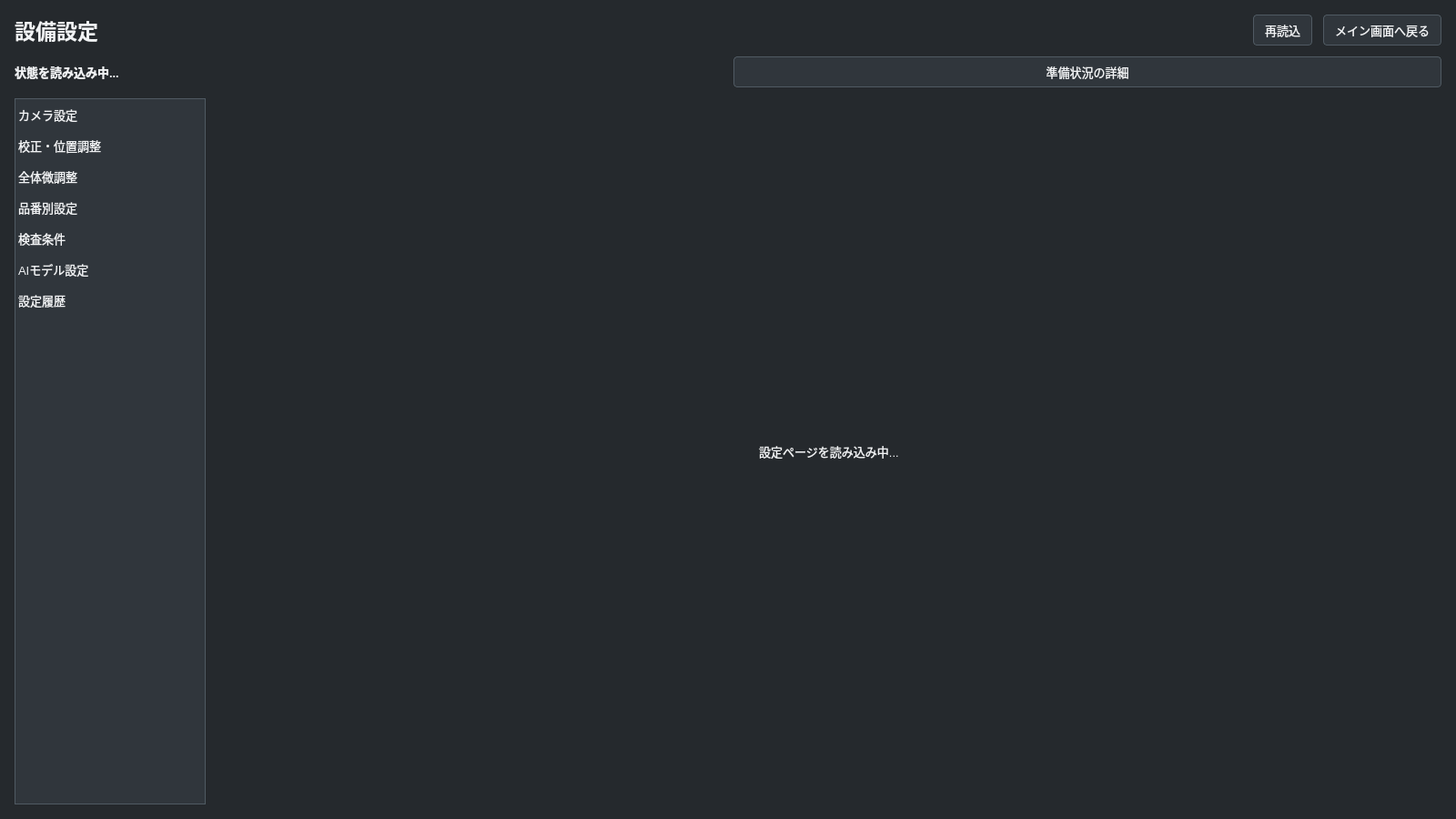
<?xml version="1.0" encoding="UTF-8"?>
<ui version="4.0">
 <class>SettingsMainPage</class>
 <widget class="QWidget" name="SettingsMainPage">
  <property name="geometry">
   <rect>
    <x>0</x>
    <y>0</y>
    <width>1600</width>
    <height>900</height>
   </rect>
  </property>
  <property name="windowTitle">
   <string>設備設定</string>
  </property>
  <property name="styleSheet">
   <string notr="true">QWidget#SettingsMainPage { background-color: #25292d; }
QWidget { color: #f1f3f5; font-size: 10pt; }
QLabel#settingsHeaderLabel { font-size: 17pt; font-weight: bold; }
QLabel#settingsStatusLabel { font-weight: bold; }
QListWidget#settingsNavList { background-color: #30363c; border: 1px solid #505a63; }
QListWidget#settingsNavList::item { padding: 7px 12px; }
QListWidget#settingsNavList::item:selected { background-color: #426b91; }
QPushButton { background-color: #30363c; border: 1px solid #505a63; border-radius: 4px; min-height: 28px; padding: 2px 12px; }
QPushButton#saveCameraSettingsButton, QPushButton#saveFineAdjustmentButton, QPushButton#saveWidgetAdjustmentButton,
QPushButton:hover:enabled { background-color: #426b91; }
QPushButton:focus { border-color: #aab3bc; }
QPushButton:disabled { color: #aab3bc; }
QComboBox, QSpinBox, QDoubleSpinBox, QLineEdit { background-color: #1f2327; min-height: 28px; }
QGroupBox { background-color: #30363c; border: 1px solid #505a63; margin-top: 10px; padding-top: 8px; }
QGroupBox::title { subcontrol-origin: margin; left: 10px; padding: 0 4px; }
QLabel#camera0PreviewLabel, QLabel#camera1PreviewLabel, QLabel#finePreviewLabel, QLabel#widgetFullPreviewLabel, QLabel#widgetCropPreviewLabel {
    background-color: #1f2327; border: 1px solid #505a63; color: #aab3bc; }
QTabWidget::pane, QScrollArea { background-color: #30363c; }
QTabBar::tab { background-color: #30363c; padding: 7px 14px; }
QTabBar::tab:selected { background-color: #426b91; }
QTableWidget, QPlainTextEdit { background-color: #1f2327; alternate-background-color: #30363c; }
QHeaderView::section { background-color: #30363c; color: #f1f3f5; padding: 4px; }
</string>
  </property>
  <layout class="QVBoxLayout" name="settingsRootLayout">
   <property name="spacing"><number>12</number></property>
   <property name="leftMargin"><number>16</number></property>
   <property name="topMargin"><number>16</number></property>
   <property name="rightMargin"><number>16</number></property>
   <property name="bottomMargin"><number>16</number></property>
   <item>
    <layout class="QHBoxLayout" name="settingsHeaderLayout">
     <item>
      <widget class="QLabel" name="settingsHeaderLabel">
       <property name="text">
        <string>設備設定</string>
       </property>
      </widget>
     </item>
     <item>
      <spacer name="settingsHeaderSpacer">
       <property name="orientation">
        <enum>Qt::Horizontal</enum>
       </property>
       <property name="sizeHint" stdset="0">
        <size>
         <width>40</width>
         <height>20</height>
        </size>
       </property>
      </spacer>
     </item>
     <item>
      <widget class="QPushButton" name="reloadSettingsButton">
       <property name="text">
        <string>再読込</string>
       </property>
       <property name="toolTip">
        <string>保存済みの設備設定を読み込み直します</string>
       </property>
      </widget>
     </item>
     <item>
      <widget class="QPushButton" name="backToMainButton">
       <property name="text">
        <string>メイン画面へ戻る</string>
       </property>
      </widget>
     </item>
    </layout>
   </item>
   <item>
    <layout class="QHBoxLayout" name="settingsStatusLayout">
     <item>
      <widget class="QLabel" name="settingsStatusLabel">
       <property name="text"><string>状態を読み込み中...</string></property>
      </widget>
     </item>
     <item>
      <widget class="QPushButton" name="settingsStatusDetailsButton">
       <property name="text"><string>準備状況の詳細</string></property>
      </widget>
     </item>
    </layout>
   </item>
   <item>
    <layout class="QHBoxLayout" name="settingsBodyLayout">
     <property name="spacing"><number>12</number></property>
     <item>
      <widget class="QListWidget" name="settingsNavList">
       <property name="minimumSize">
        <size>
         <width>176</width>
         <height>0</height>
        </size>
       </property>
       <property name="maximumSize">
        <size>
         <width>210</width>
         <height>16777215</height>
        </size>
       </property>
       <item>
        <property name="text">
         <string>カメラ設定</string>
        </property>
       </item>
       <item>
        <property name="text">
         <string>校正・位置調整</string>
        </property>
       </item>
       <item>
        <property name="text">
         <string>全体微調整</string>
        </property>
       </item>
       <item>
        <property name="text">
         <string>品番別設定</string>
        </property>
       </item>
       <item>
        <property name="text">
         <string>検査条件</string>
        </property>
       </item>
       <item>
        <property name="text">
         <string>AIモデル設定</string>
        </property>
       </item>
       <item>
        <property name="text">
         <string>設定履歴</string>
        </property>
       </item>
      </widget>
     </item>
     <item>
      <widget class="QStackedWidget" name="settingsContentStack">
       <property name="currentIndex">
        <number>0</number>
       </property>
       <widget class="QWidget" name="settingsPlaceholderPage">
        <layout class="QVBoxLayout" name="settingsPlaceholderLayout">
         <item>
          <widget class="QLabel" name="settingsPlaceholderLabel">
           <property name="text">
            <string>設定ページを読み込み中...</string>
           </property>
           <property name="alignment">
            <set>Qt::AlignCenter</set>
           </property>
          </widget>
         </item>
        </layout>
       </widget>
      </widget>
     </item>
    </layout>
   </item>
  </layout>
 </widget>
 <resources/>
 <connections/>
</ui>
